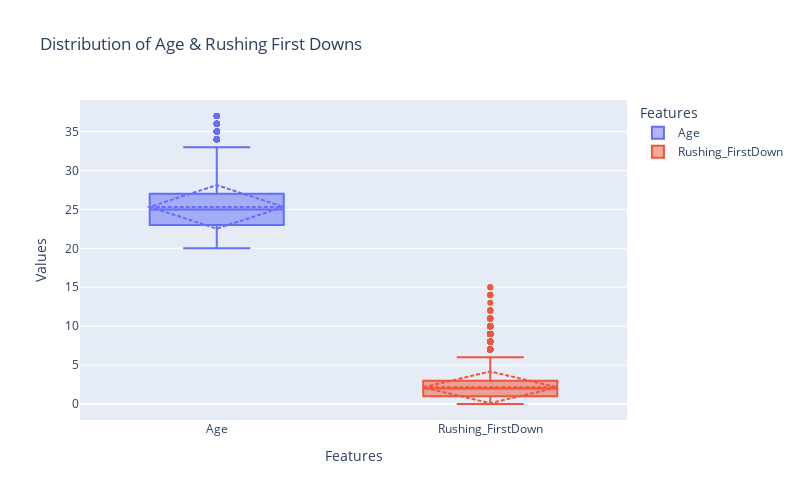
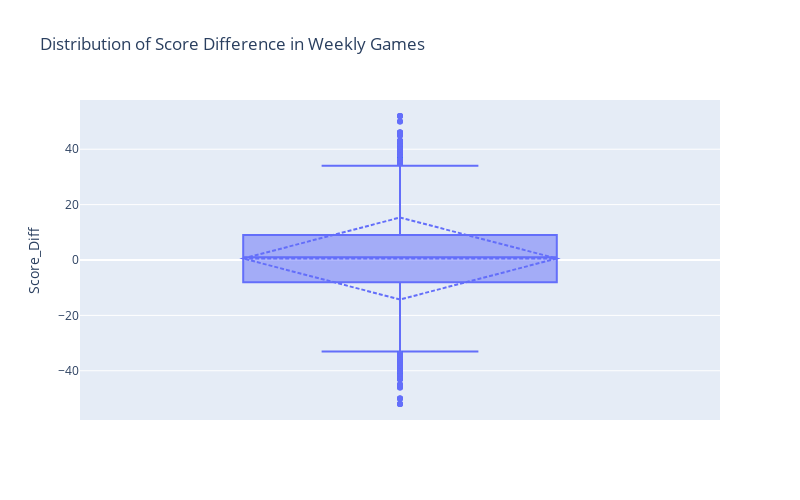
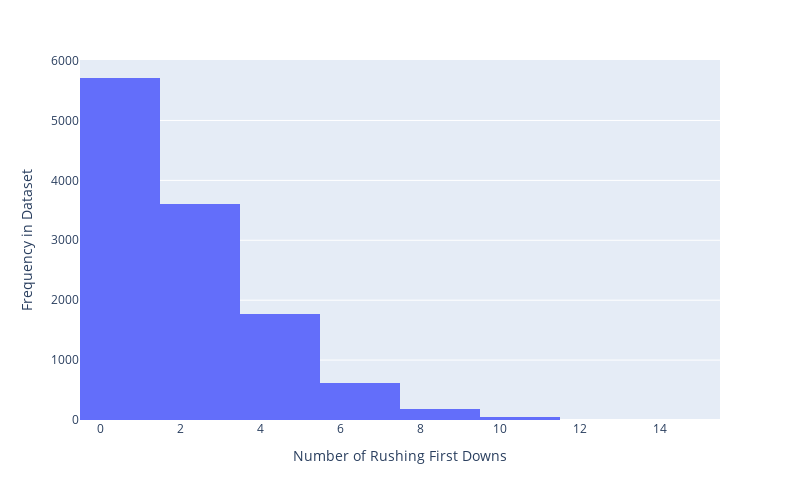
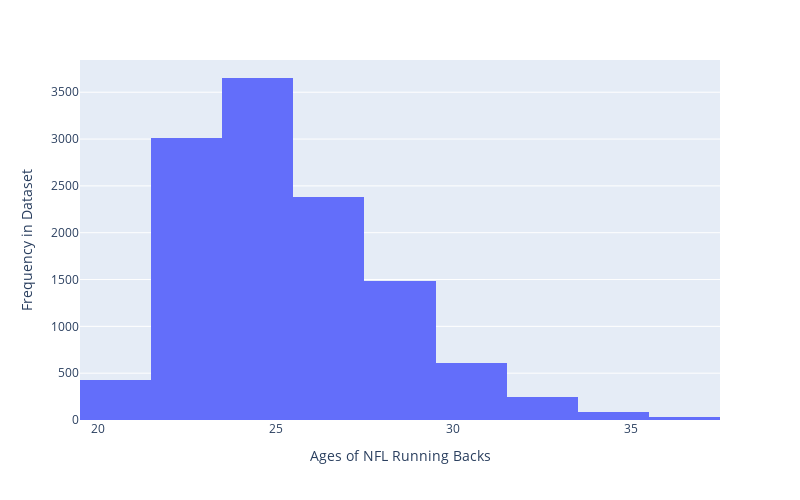

Notebook cell for these charts, in order:
### Markdown cell above
### Dataset Cleaning and Data Visualization

assign_year_season(): Method handled 'duplicate' rows where week, year and player are identical but month differs.  It attributes all January games played to the previous year to reflect that the season started in the prior year

Rolling Averages were created for both rush attempts and yards per carry to obtain a better baseline of running back's usage throughout the season and grouped by player and year<br>
    Rush Attempts: 3 week rolling average deployed to ensure stronger signal and show realistic wear trends <br>
    Yards Per Carry (YPC): 2 week rolling average established to avoid overfitting model and better react to changes in performance <br>
    Applied filter to ensure rush attempts and yards per carry are positive.  Negative values of these filters introduce unnecessary noise <br>

Plotly Express is implemented to visualize features of this dataset in both boxplots and histograms.  This library is implemented to help levearge its interactive features, allowing cursor to hover over different areas of the plot for specific datapoints.  The documentation is referenced for boxplots, where the trace feature is used to display the mean and standard deviation of the specified features in additon to standard outputs of min, max, median, IQR typically revealed for these plots <br>
  

References:<br>
 - [Plotly Express - General](https://plotly.com/python/)<br>
 - [Plotly Graphing - Boxplots](https://plotly.com/python/box-plots)

### Code cell
#Handling cases where'duplicates' of week/year/player exist but month differs
def assign_year_season(row):
    month = int(row['Month_Day'].split('-')[0])
    year = row['Year']
    return year - 1 if month == 1 else year
weekly_stats_clean2['Year'] = weekly_stats_clean2.apply(assign_year_season, axis=1)

#Dropping Month_Day Feature since GameDay and Week of season are already captured
weekly_stats_clean2 = weekly_stats_clean2.drop(['Month_Day'], axis=1)
#Creating Rolling Averages for Rushing Attempts, Yards Per Carry and Rushing Yards
weekly_stats_clean2 = weekly_stats_clean2.sort_values(['Year', 'Week', 'Player'])
weekly_stats_clean2['Rolling_Avg_Rush_Att'] = weekly_stats_clean2.groupby(['Player', 'Year'])['Rushing_Att'].transform(lambda x: x.shift(1).rolling(window=3, min_periods=1).mean())
weekly_stats_clean2['Rolling_Avg_YPC'] = weekly_stats_clean2.groupby(['Player', 'Year'])['Rushing_YPC'].transform(lambda x: x.shift(1).rolling(window=3, min_periods=1).mean())
weekly_stats_clean2['Rolling_Avg_RushYds'] = weekly_stats_clean2.groupby(['Player', 'Year'])['Rushing_Yds'].transform(lambda x: x.shift(1).rolling(window=3, min_periods=1).mean())
#Filtering out null rows, where rush attempts or yards per carry may be null or negative
weekly_stats_clean2 = weekly_stats_clean2[(weekly_stats_clean2['Rolling_Avg_Rush_Att'] > 0) &
                                          (weekly_stats_clean2['Rolling_Avg_YPC'] > 0) &
                                          (weekly_stats_clean2['Rushing_Yds'] > 0)]

#Percent Change Variable compares current performance against previous weeks rolling average
weekly_stats_clean2['PercentChange'] = (weekly_stats_clean2['Rushing_YPC'] - weekly_stats_clean2['Rolling_Avg_YPC'])/weekly_stats_clean2['Rolling_Avg_YPC']

#Verifying no data leakage with rolling average
#print(weekly_stats_clean2[['Player', 'Week', 'Rushing_YPC', 'Rolling_Avg_YPC-2WK']].sort_values(['Player', 'Week']).head(20))


#Ensures no null values
weekly_stats_clean2 = weekly_stats_clean2[weekly_stats_clean2['Rolling_Avg_YPC'].notna()]



#Defines Performance Dip as a weekly rushing YPC that is 15% less than rolling average of prior three weeks
#weekly_stats_clean2['Performance_Dip'] = np.where(weekly_stats_clean2['Performance_Delta'] / weekly_stats_clean2['Rolling_Avg_YPC'] < 0.85, 1, 0)

import plotly.express as px  
#Boxplots of Age and Rushing First Downs
cols = ['Age', 'Rushing_FirstDown']
df_1 = weekly_stats_clean2[cols].melt(var_name='Features', value_name='Values')
fig = px.box(df_1, x='Features', y="Values", 
             title= 'Distribution of Age & Rushing First Downs', points = "outliers", color='Features', width=800, height=500)
fig.update_traces(boxmean = 'sd')
fig.show()

#Boxplot of Score Difference
fig = px.box(weekly_stats_clean2['Score_Diff'], y='Score_Diff',
             title='Distribution of Score Difference in Weekly Games',
             points = 'outliers', width=800, height=500)
fig.update_traces(boxmean = 'sd', name='Score Difference')
fig.show()

#Histogram of Rushing First Downs
fig = px.histogram(weekly_stats_clean2['Rushing_FirstDown'], 
                   x='Rushing_FirstDown', nbins=15, width=800, height=500)
fig.update_layout(xaxis_title ='Number of Rushing First Downs',
                  yaxis_title='Frequency in Dataset')
fig.show()


#Histogram of Player Age
fig = px.histogram(weekly_stats_clean2, 
                   x='Age', nbins=15, width=800, height=500)
fig.update_layout(xaxis_title ='Ages of NFL Running Backs',
                  yaxis_title='Frequency in Dataset')
fig.show()

### Figure 1 — Plotly figure (JSON) as saved in the notebook; plotly's stock layout.template omitted (floating-point values rounded to 4 significant figures; data arrays with more than 128 entries replaced by an {"elided": "..."} marker saying what was removed)
{"data": [{"alignmentgroup": "True", "boxmean": "sd", "boxpoints": "outliers", "hovertemplate": "Features=%{x}<br>Values=%{y}<extra></extra>", "legendgroup": "Age", "marker": {"color": "#636efa"}, "name": "Age", "notched": false, "offsetgroup": "Age", "orientation": "v", "showlegend": true, "type": "box", "x": {"elided": "11939 str values"}, "x0": " ", "xaxis": "x", "y": {"elided": "11939 float values"}, "y0": " ", "yaxis": "y"}, {"alignmentgroup": "True", "boxmean": "sd", "boxpoints": "outliers", "hovertemplate": "Features=%{x}<br>Values=%{y}<extra></extra>", "legendgroup": "Rushing_FirstDown", "marker": {"color": "#EF553B"}, "name": "Rushing_FirstDown", "notched": false, "offsetgroup": "Rushing_FirstDown", "orientation": "v", "showlegend": true, "type": "box", "x": {"elided": "11939 str values"}, "x0": " ", "xaxis": "x", "y": {"elided": "11939 float values"}, "y0": " ", "yaxis": "y"}], "layout": {"boxmode": "overlay", "height": 500, "legend": {"title": {"text": "Features"}, "tracegroupgap": 0}, "title": {"text": "Distribution of Age & Rushing First Downs"}, "width": 800, "xaxis": {"anchor": "y", "categoryarray": ["Age", "Rushing_FirstDown"], "categoryorder": "array", "domain": [0, 1], "title": {"text": "Features"}}, "yaxis": {"anchor": "x", "domain": [0, 1], "title": {"text": "Values"}}}}

### Figure 2 — Plotly figure (JSON) as saved in the notebook; plotly's stock layout.template omitted (floating-point values rounded to 4 significant figures; data arrays with more than 128 entries replaced by an {"elided": "..."} marker saying what was removed)
{"data": [{"alignmentgroup": "True", "boxmean": "sd", "boxpoints": "outliers", "hovertemplate": "Score_Diff=%{y}<extra></extra>", "legendgroup": "", "marker": {"color": "#636efa"}, "name": "Score Difference", "notched": false, "offsetgroup": "", "orientation": "v", "showlegend": false, "type": "box", "x0": " ", "xaxis": "x", "y": {"elided": "11939 int values"}, "y0": " ", "yaxis": "y"}], "layout": {"boxmode": "group", "height": 500, "legend": {"tracegroupgap": 0}, "title": {"text": "Distribution of Score Difference in Weekly Games"}, "width": 800, "xaxis": {"anchor": "y", "domain": [0, 1]}, "yaxis": {"anchor": "x", "domain": [0, 1], "title": {"text": "Score_Diff"}}}}

### Figure 3 — Plotly figure (JSON) as saved in the notebook; plotly's stock layout.template omitted (floating-point values rounded to 4 significant figures; data arrays with more than 128 entries replaced by an {"elided": "..."} marker saying what was removed)
{"data": [{"bingroup": "x", "hovertemplate": "Rushing_FirstDown=%{x}<br>count=%{y}<extra></extra>", "legendgroup": "", "marker": {"color": "#636efa", "pattern": {"shape": ""}}, "name": "", "nbinsx": 15, "orientation": "v", "showlegend": false, "type": "histogram", "x": {"elided": "11939 float values"}, "xaxis": "x", "yaxis": "y"}], "layout": {"barmode": "relative", "height": 500, "legend": {"tracegroupgap": 0}, "margin": {"t": 60}, "width": 800, "xaxis": {"anchor": "y", "domain": [0, 1], "title": {"text": "Number of Rushing First Downs"}}, "yaxis": {"anchor": "x", "domain": [0, 1], "title": {"text": "Frequency in Dataset"}}}}

### Figure 4 — Plotly figure (JSON) as saved in the notebook; plotly's stock layout.template omitted (floating-point values rounded to 4 significant figures; data arrays with more than 128 entries replaced by an {"elided": "..."} marker saying what was removed)
{"data": [{"bingroup": "x", "hovertemplate": "Age=%{x}<br>count=%{y}<extra></extra>", "legendgroup": "", "marker": {"color": "#636efa", "pattern": {"shape": ""}}, "name": "", "nbinsx": 15, "orientation": "v", "showlegend": false, "type": "histogram", "x": {"elided": "11939 int values"}, "xaxis": "x", "yaxis": "y"}], "layout": {"barmode": "relative", "height": 500, "legend": {"tracegroupgap": 0}, "margin": {"t": 60}, "width": 800, "xaxis": {"anchor": "y", "domain": [0, 1], "title": {"text": "Ages of NFL Running Backs"}}, "yaxis": {"anchor": "x", "domain": [0, 1], "title": {"text": "Frequency in Dataset"}}}}
